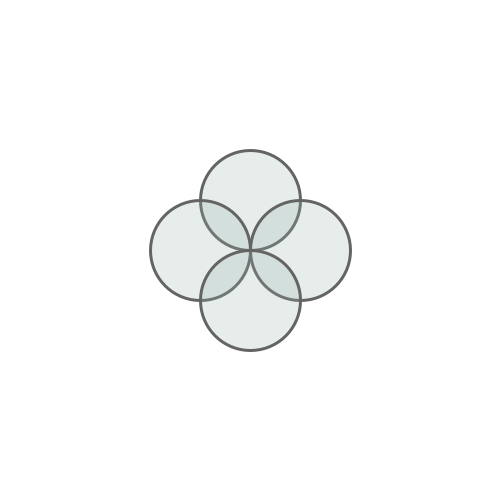
Frame 1 (no input)
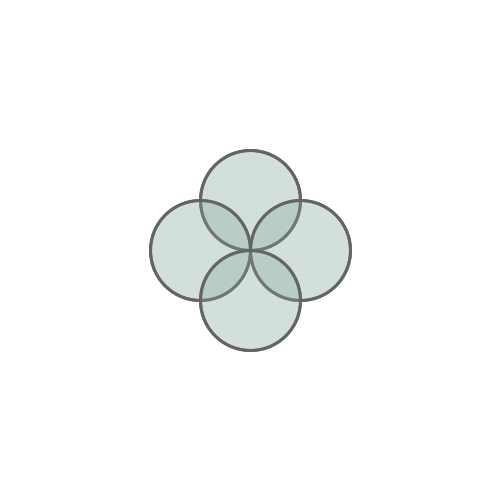
Frame 2 (the mouse pressed at the canvas centre, redrawn once)

The Processing sketch that drew these frames (run headless with seeded random() and noise(); the mouse was pressed at the canvas centre and the sketch redrawn once):

// Processing sketch: test_03_pde
// ── test_03_pde.pde
int wWidth;
int wHeight;
int ellipseSize = 100;

void setup() {
   size(500, 500);
   wWidth = 500;
   wHeight = 500;
   
   background(255);
   smooth();
   noLoop();
   fill(150, 180, 170, 60);
   stroke(100);
   strokeWeight(3);
}

void draw() {
  ellipseMode(CENTER);
  ellipse(wWidth / 2, wHeight / 2 - ellipseSize / 2, ellipseSize, ellipseSize);
  ellipse(wWidth / 2 - ellipseSize / 2, wHeight / 2, ellipseSize, ellipseSize);
  ellipse(wWidth / 2 + ellipseSize / 2, wHeight / 2, ellipseSize, ellipseSize);
  ellipse(wWidth / 2, wHeight / 2 + ellipseSize / 2, ellipseSize, ellipseSize);
}
